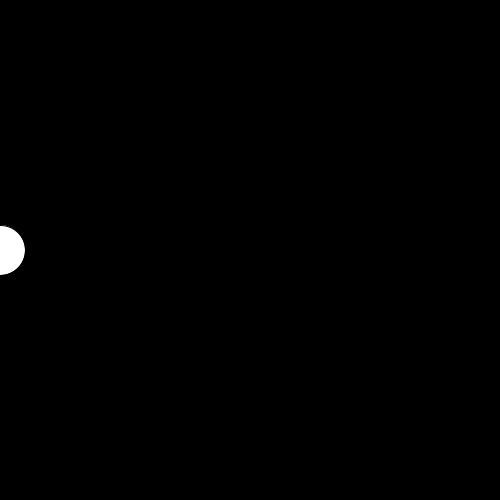
Frame 1 (no input)
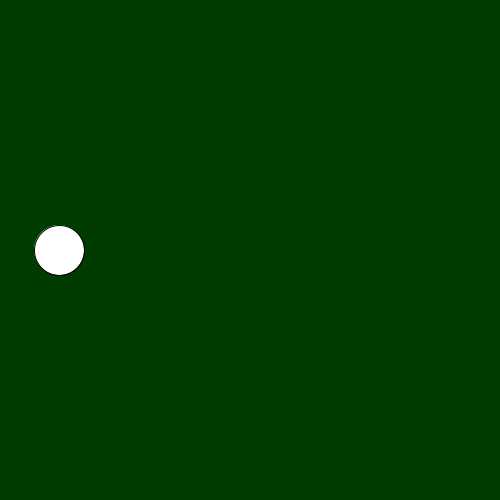
Frame 60 (the mouse pressed at the canvas centre just before this capture)
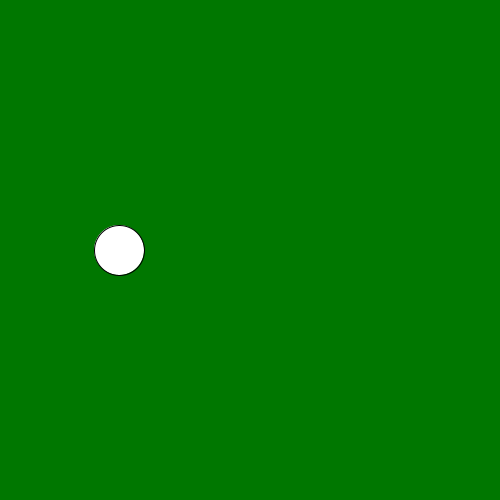
Frame 120 (the mouse held since frame 60 and released just before this capture)

The Processing sketch that drew these frames (run headless with seeded random() and noise(); from frame 60 on, the mouse is pressed at the canvas centre):

// Processing sketch: sketch_02_estructura_programa
// ── sketch_02_estructura_programa.pde
int x=0;

void setup() {
  size (500, 500);
}

void draw() {
  background(0, x, 0);
  ellipse (x, 250, 50, 50);
  x=x+1;
}
